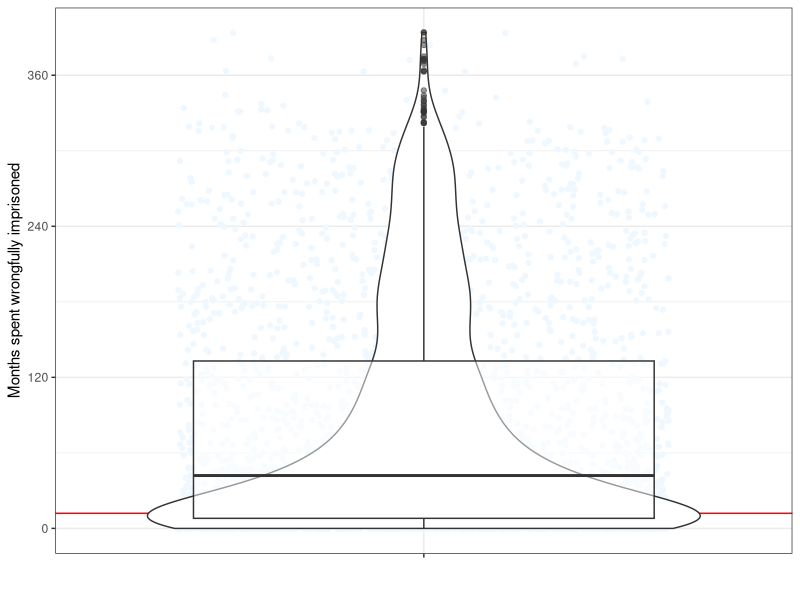
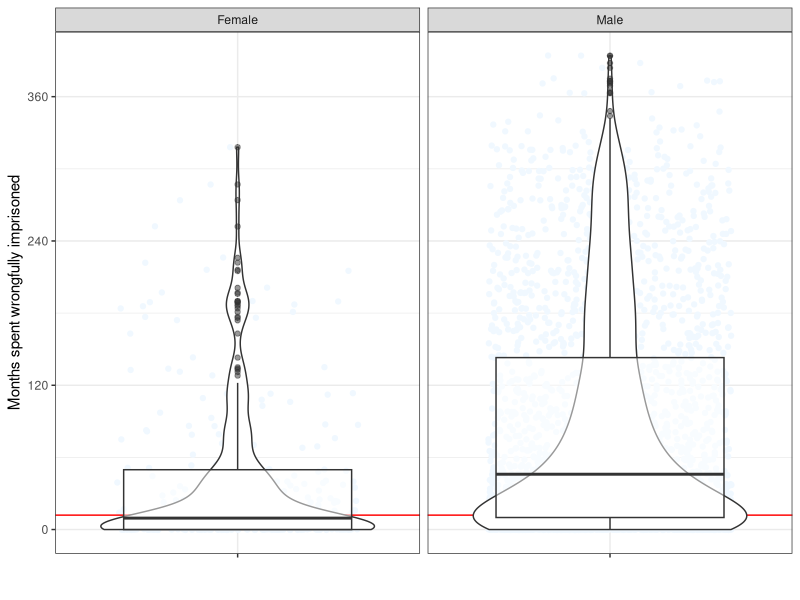
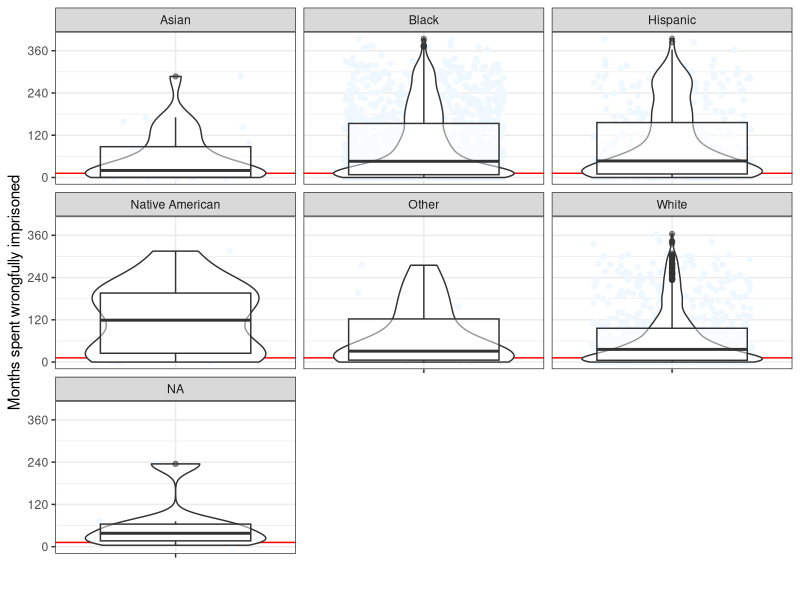
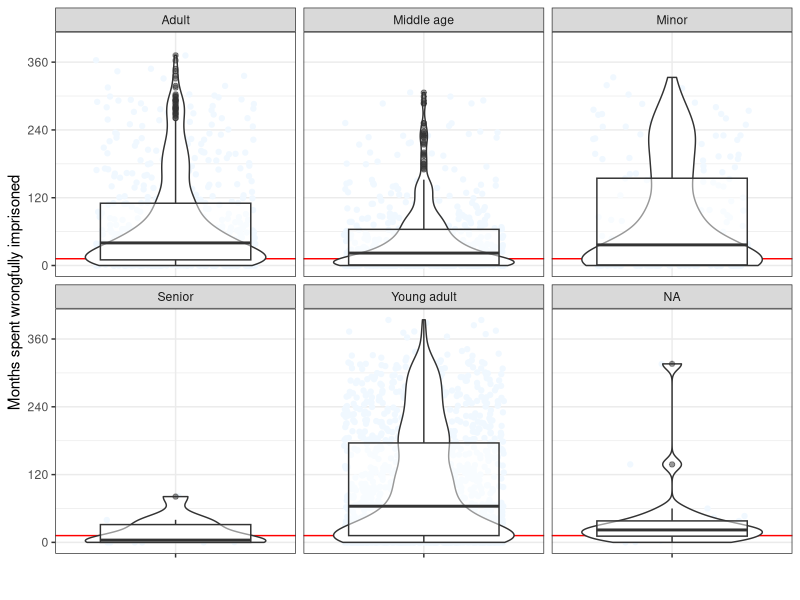

R code for these plots, in order:
## ---- chunk 1
knitr::opts_chunk$set(echo = FALSE)
library(tidyverse)
# library(gridExtra)
# library(gtsummary)
# library(gt)
## ---- chunk 2
rm(list = ls()) # clear workspace

# load data
exonerees <- read.csv("data/exonerees1989-may2024.csv")
## ---- chunk 3
# check for negative values of Months Spent Incarcerated
exonerees %>% 
  # select(Months.Incarcerated) %>%
  filter(Months.Incarcerated < 0)

# Anthony Gayles (ID 1108) was marked as being convicted at age 49 and released 
# at 48. We elect to ignore this individual from our analysis.
exonerees <- exonerees %>% filter(ID != 1108)
## ---- chunk 4
gg_time_imprisoned <- exonerees %>%
  filter(!is.na(Months.Incarcerated)) %>%
  ggplot() +
  # jitter points (these must be overlayed by the horizontal line)
  geom_jitter(aes(y = Months.Incarcerated, x = ""), 
              width = 0.4, color = "aliceblue") +

  # marker at 1 year
  geom_hline(yintercept = 12, color = "red") +
  # time spent wrongfully imprisoned
  geom_violin(aes(y = Months.Incarcerated, x = "")) +
  geom_boxplot(aes(y = Months.Incarcerated, x = ""), alpha = 0.5) +
  
  # plot specifics
  ylab("Months spent wrongfully imprisoned") + xlab("") +
  scale_y_continuous(breaks = seq(0, 400, 120)) +
  theme_bw()

gg_time_imprisoned
## ---- chunk 5
gg_time_imprisoned + facet_wrap(vars(Sex))
gg_time_imprisoned + facet_wrap(vars(Race))
gg_time_imprisoned + facet_wrap(vars(Age.Group.at.Conviction))
